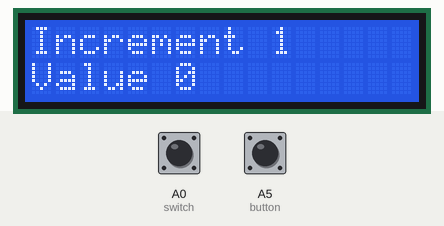
Simulated run of this program. Board: CircuitPython board. Shown: 16×2 character LCD. Inputs (shaded band) come from the test bench; at power-on: A0 (switch) LOW, A5 (button) LOW. Touch pads read as touched when driven HIGH; what the program prints to the serial console is not drawn.

Above: at 1.2 s.
1.3 s: A0 (switch) pulled HIGH for 0.15 s
At 2.4 s:
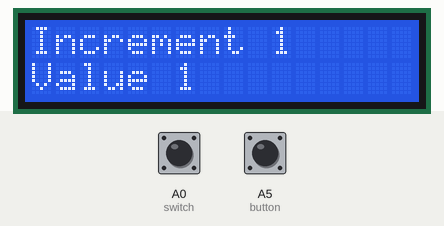
3.0 s: A0 (switch) pulled HIGH for 1 s
At 4.6 s:
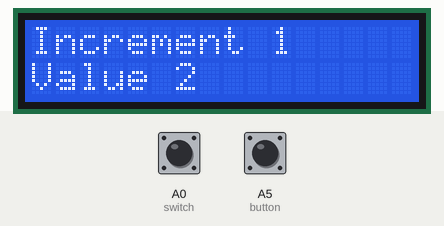
Timing chart, 0 to 6.1 s (numbered marks = the images above; inputs shaded):
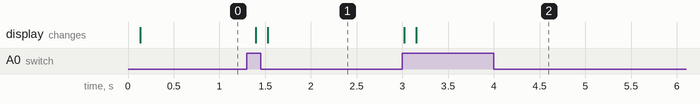

The program:

main.py
```python
import time
import board
import touchio
from lcd.lcd import LCD
from lcd.i2c_pcf8574_interface import I2CPCF8574Interface
# some LCDs are 0x3f... some are 0x27.
lcd = LCD(I2CPCF8574Interface(0x27), num_rows=2, num_cols=16)

switch = touchio.TouchIn(board.A0)
button = touchio.TouchIn(board.A5)

change = 1
value = 0

stopper1 = False
stopper2 = False

while True:
    if switch.value and not stopper1:
        lcd.clear()
        stopper1 = True
        value = value + change


    if not switch.value:

        stopper1 = False


    if button.value and not stopper2:
        lcd.clear()
        stopper2 = True
        value = value - change


    if not button.value:

        stopper2 = False


    time.sleep(.1)


    lcd.set_cursor_pos(0,0)
    lcd.print('Increment ' + str(change))
    lcd.set_cursor_pos(1,0)
    lcd.print('Value ' + str(value))

    #Prints the increment and value to the serial monitor
    print('Increment ' + str(change))
    print('Value ' + str(value))
    time.sleep(.1)
```

Measured:
- after the input at 1.3 s, the display: first changes after 0.10 s (image 1 shows a later state)
- after the input at 3.0 s, the display: first changes at once (image 2 shows a later state)
